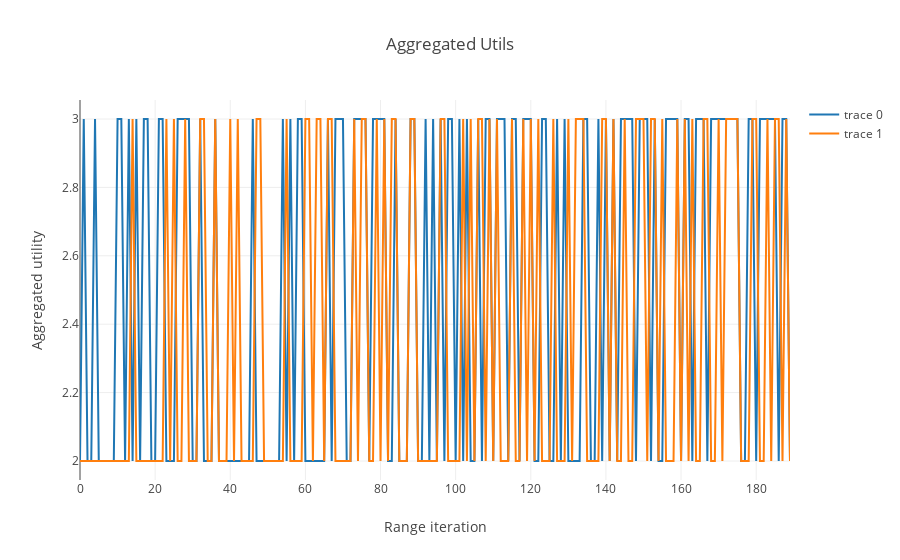

The cell this chart's notebook holds for it:
### Code cell
def conv_rate(utils):
    sim_converged = sum(utils[-1]) == len(utils[-1])
    if sim_converged:
        return len(utils)
    else:
        return -1
conv_rate_sim = OverviewSimulator(conv_rate)

### Figure 1 — Plotly figure (JSON) as saved in the notebook; plotly's stock layout.template omitted (floating-point values rounded to 4 significant figures; data arrays with more than 128 entries replaced by an {"elided": "..."} marker saying what was removed)
{"data": [{"mode": "lines", "type": "scatter", "uid": "3b09bb2a-17a9-4ac7-a978-e58b068f23a8", "y": {"elided": "190 int values"}}, {"mode": "lines", "type": "scatter", "uid": "31d4ab44-aca7-4f77-a233-856558eff1f4", "y": {"elided": "190 int values"}}], "layout": {"title": {"text": "Aggregated Utils"}, "xaxis": {"title": {"text": "Range iteration"}}, "yaxis": {"title": {"text": "Aggregated utility"}}}}
